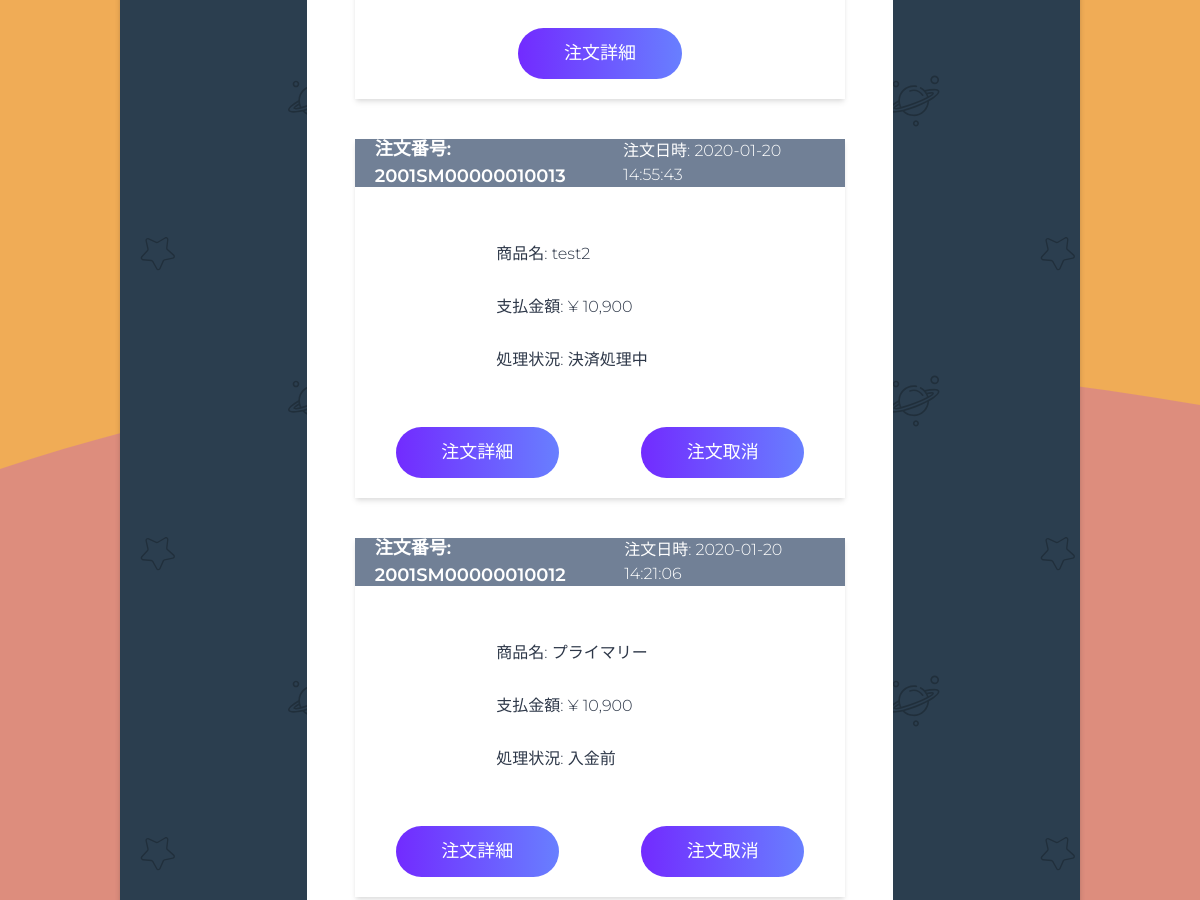
/users/mypage/orders/ (signed in, middle part), run on an earlier commit of the app's database.
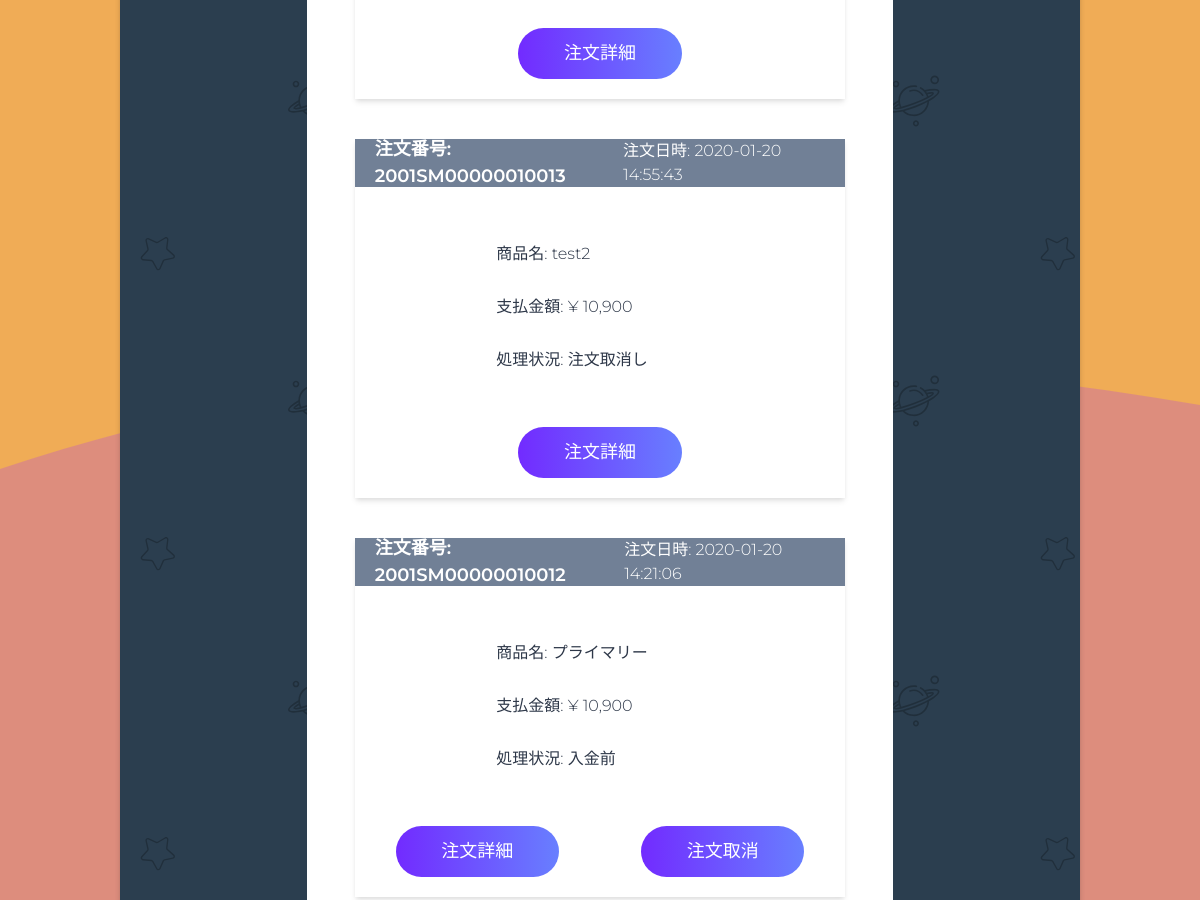
And on a later commit of the database.
### orders/models.py (models this page shows, shortened)
class Order(models.Model):
    PAYMENT_CARD = "P1"
    PAYMENT_TRANSFER = "P2"
    PAYMENT_CHOICES = ((PAYMENT_CARD, _("クレジットカード")), (PAYMENT_TRANSFER, _("振込")))
    user = models.ForeignKey(
        "users.User",
        related_name="order",
        verbose_name=_("ユーザー"),
        on_delete=models.SET_NULL,
        blank=True,
        null=True,
    )
    guest = models.ForeignKey(
        "users.Guest",
        related_name="order",
        verbose_name=_("ゲスト"),
        on_delete=models.SET_NULL,
        blank=True,
        null=True,
    )
    last_name_recipient = models.CharField(_("姓(ご請求書先)"), max_length=30)
    first_name_recipient = models.CharField(_("名(ご請求書先)"), max_length=30)
    last_name_recipient_kana = models.CharField(_("姓(ご請求書先,カナ)"), max_length=30)
    first_name_recipient_kana = models.CharField(_("名(ご請求書先,カナ)"), max_length=30)
    phone_number_recipient = PhoneNumberField(_("電話番号(ご請求書先)"), max_length=15)
    postal_code_recipient = models.CharField(_("郵便番号(ご請求書先)"), max_length=7)
    prefecture_recipient = JPPrefectureField(_("都道府県(ご請求書先)"), max_length=2)
    address_city_recipient = models.CharField(_("市区町村(ご請求書先)"), max_length=40)
    address_detail_recipient = models.CharField(_("建物名・部屋番号(ご請求書先)"), max_length=40)
    last_name_orderer = models.CharField(_("姓(お届け先)"), max_length=30, null=True, blank=True)
    first_name_orderer = models.CharField(_("名(お届け先)"), max_length=30, null=True, blank=True)
    last_name_orderer_kana = models.CharField(_("姓(カナ, お届け先)"), max_length=30, null=True, blank=True)
    first_name_orderer_kana = models.CharField(_("名(カナ, お届け先)"), max_length=30, null=True, blank=True)
    phone_number_orderer = PhoneNumberField(_("電話番号(お届け先)"), max_length=15, null=True, blank=True)
    postal_code_orderer = models.CharField(_("郵便番号(お届け先)"), max_length=7, null=True, blank=True)
    prefecture_orderer = JPPrefectureField(_("都道府県(お届け先)"), max_length=2, null=True, blank=True)
    address_city_orderer = models.CharField(_("市区町村(お届け先)"), max_length=40, null=True, blank=True)
    address_detail_orderer = models.CharField(_("建物名・部屋番号(お届け先)"), max_length=40, null=True, blank=True)
    order_date = models.DateTimeField(_("注文日時"), auto_now_add=True)
    payment = models.CharField(_("支払方法"), max_length=2, choices=PAYMENT_CHOICES)
    stripe_charge_id = models.CharField(max_length=50, blank=True, null=True)
    step = models.ForeignKey(
        "Step",
        related_name="order",
        verbose_name=_("対応状況"),
        on_delete=models.SET_NULL,
        blank=True,
        null=True,
    )
    amount = models.DecimalField(_("支払総額"), decimal_places=0, max_digits=10)
    order_number = models.CharField(
        max_length=40, default=create_order_number, blank=True, null=True
    )
    order_code = models.CharField(_("注文番号"), max_length=40, blank=True, null=True)
    class Meta:
        ordering = ("-order_date",)
        verbose_name = _("注文")
        verbose_name_plural = _("注文")
    def show_first_one(self):
        try:
            (order_item,) = self.order_items.all()[:1]
            return order_item.product
        except ValueError:
            return None
    def count_items_except_one(self):
        return self.order_items.all().count() - 1

class Step(models.Model):
    step_code = models.CharField(_("対応コード"), max_length=3)
    step_name = models.CharField(_("対応名"), max_length=20)
    def __str__(self):
        return self.step_name
    class Meta:
        ordering = ("step_code",)
        verbose_name = _("対応")
        verbose_name_plural = _("対応")

class OrderItem(models.Model):
    order = models.ForeignKey(
        "Order",
        verbose_name=_("注文アイテム"),
        related_name="order_items",
        on_delete=models.CASCADE,
    )
    product = models.ForeignKey(
        "products.Product",
        verbose_name=_("商品"),
        related_name="order_items",
        on_delete=models.SET_NULL,
        null=True,
        blank=True,
    )
    quantity = models.IntegerField(_("数量"))
    price = models.DecimalField(_("単価"), decimal_places=0, max_digits=6)
    front = models.ImageField(_("正面"), upload_to="orders")
    side = models.ImageField(_("側面"), upload_to="orders")
    up = models.ImageField(_("上面"), upload_to="orders")
    down = models.ImageField(_("下面"), upload_to="orders")
    outsole_color_left = models.CharField("アウトソール色(左)", max_length=7)
    outsole_material_left = models.CharField("アウトソール素材(左)", max_length=20)
    midsole_color_left = models.CharField("ミッドソール色(左)", max_length=7)
    midsole_material_left = models.CharField("ミッドソール素材(左)", max_length=20)
    uppersole_color_left = models.CharField("アッパーソール色(左)", max_length=7)
    uppersole_material_left = models.CharField("アッパーソール素材(左)", max_length=20)
    shoelace_color_left = models.CharField("シューレース色(左)", max_length=7)
    shoelace_material_left = models.CharField("シューレース素材(左)", max_length=20)
    tongue_color_left = models.CharField("タン色(左)", max_length=7)
    tongue_material_left = models.CharField("タン素材(左)", max_length=20)
    outsole_color_right = models.CharField("アウトソール色(右)", max_length=7)
    outsole_material_right = models.CharField("アウトソール素材(右)", max_length=20)
    midsole_color_right = models.CharField("ミッドソール色(右)", max_length=7)
    midsole_material_right = models.CharField("ミッドソール素材(右)", max_length=20)
    uppersole_color_right = models.CharField("アッパーソール色(右)", max_length=7)
    uppersole_material_right = models.CharField("アッパーソール素材(右)", max_length=20)
    shoelace_color_right = models.CharField("シューレース色(右)", max_length=7)
    shoelace_material_right = models.CharField("シューレース素材(右)", max_length=20)
    tongue_color_right = models.CharField("タン色(右)", max_length=7)
    tongue_material_right = models.CharField("タン素材(右)", max_length=20)
    customize_code = models.CharField(_("カスタマイズデザインコード"), max_length=11)

### products/models.py (models this page shows, shortened)
class Product(core_models.TimeStampedModel):
    name = models.CharField(_("商品名"), max_length=50)
    category = models.ForeignKey(
        "Category",
        verbose_name=_("商品カテゴリー"),
        related_name="product",
        on_delete=models.CASCADE,
    )
    price = models.DecimalField(_("価格"), decimal_places=0, max_digits=6)
    description = models.TextField(_("詳細説明"))
    is_active = models.BooleanField(_("販売中"), null=False, default=True)
    product_number = models.CharField(
        _("番号"), max_length=40, default=create_product_code, blank=True, null=True
    )
    product_code = models.CharField(_("商品番号"), max_length=40, blank=True, null=True)
    def __str__(self):
        return self.name
    def total_rating(self):
        all_reviews = self.reviews.all()
        all_ratings = 0
        if len(all_reviews) > 0:
            for review in all_reviews:
                all_ratings += review.rate
            return round(all_ratings / len(all_reviews), 2)
        return 0
    total_rating.short_description = _("評点")
    class Meta:
        ordering = ("-created",)
        verbose_name = _("商品")
        verbose_name_plural = _("商品")

### users/views.py (the view, shortened to what this page needs)
# urls.py: path("mypage/orders/", views.OrdersListView.as_view(), name="orders",),
class OrdersListView(mixins.LoggedInOnlyView, ListView):
    model = order_models.Order
    template_name = "orders/order-list.html"
    context_object_name = "orders"
    paginate_by = 5
    def get_queryset(self):
        try:
            return order_models.Order.objects.filter(user_id=self.request.user.pk).order_by("-order_date")
        except order_models.Order.DoesNotExist:
            return None

### carts/context_processors.py (called while the page is built)
def counter(request):
    item_count = 0
    if "admin" in request.META["PATH_INFO"]:
        return {}
    else:
        try:
            cart = Cart.objects.get(session_key=_session_key(request))
            cart_items = CartItem.objects.all().filter(cart=cart, active=True)
            for cart_item in cart_items:
                item_count += cart_item.quantity
        except Cart.DoesNotExist:
            item_count = 0
    return dict(item_count=item_count)

### carts/views.py (called while the page is built)
def _session_key(request):
    cart = request.session.session_key
    if not cart:
        cart = request.session.create()
    return cart

### users/models.py (called while the page is built)
    def get_absolute_url(self):
        return reverse("users:update-profile")

### templates/orders/order-list.html (shortened to what this page needs)
{% extends "base.html" %}
{% load i18n static %}
{% block content %}
<div class="mx-auto px-10 py-10 rounded-xl"
    style="background-image: url({% static 'images/pattern.svg' %}); background-repeat: repeat;">
    <div class="container mx-auto">
        <div class="w-full flex flex-col mb-10">
            <div
                class="container min-h-75vh bg-white w-2/3 rounded-xl h-full mx-auto my-10 flex flex-col items-center p-12 mt-24 relative">
                {% if orders %}
                {% for order in orders %}
                {% include 'mixins/orders/order-card.html' with order=order %}
                {% endfor %}
                {% endif %}
            </div>
        </div>
    </div>
</div>
{% endblock content %}

### templates/mixins/orders/order-card.html (shortened to what this page needs)
{% load i18n humanize %}
<div class="w-full mb-10 overflow-hidden shadow-md">
    <form method="POST" class="w-full h-full">
        <div class="w-full flex items-center justify-between bg-gray-600 h-12 text-white px-5">
            <h3 class="font-semibold text-lg">注文番号: {{ order.order_code }}</h3>
            <span class="">注文日時: {{ order.order_date|date:'Y-m-d H:i:s' }}</span>
        </div>
        <div class="flex flex-no-wrap py-10 px-5">
            <div style="background-image: url({% for order_item in order.order_items.all %}{% if forloop.first %}{{ order_item.front.url }}{% endif %}{% endfor %});"
                class="w-1/4 h-40 bg-cover bg-center mr-3">
            </div>
            <div class="w-3/4 flex flex-col justify-around">
                <div>
                    商品名: {{ order.show_first_one }}
                </div>
                <div>支払金額: &yen; {{ order.amount | intcomma }}</div>
                <div>処理状況: {{ order.step }}</div>
            </div>
        </div>
        <div class="w-full flex justify-around mb-5">
            <a href="{% url 'users:orders-detail' order.pk %}"
                class="btn bg-orange-500 text-white w-1/3 p-3">{% trans '注文詳細' %}</a>
            {% if order.step.step_code == "T01" or order.step.step_code == "T02" %}
            <button class="btn bg-red-500 text-white w-1/3 p-3">{% trans '注文取消' %}</a>
                {% endif %}
        </div>
    </form>
</div>

What changed in the data, as far as the page shows it:
changed Order "2001SM00000010013": step "決済処理中" → "注文取消し"; step_id 2 → 6 (drawn); trans "注文取消" → (not shown)
